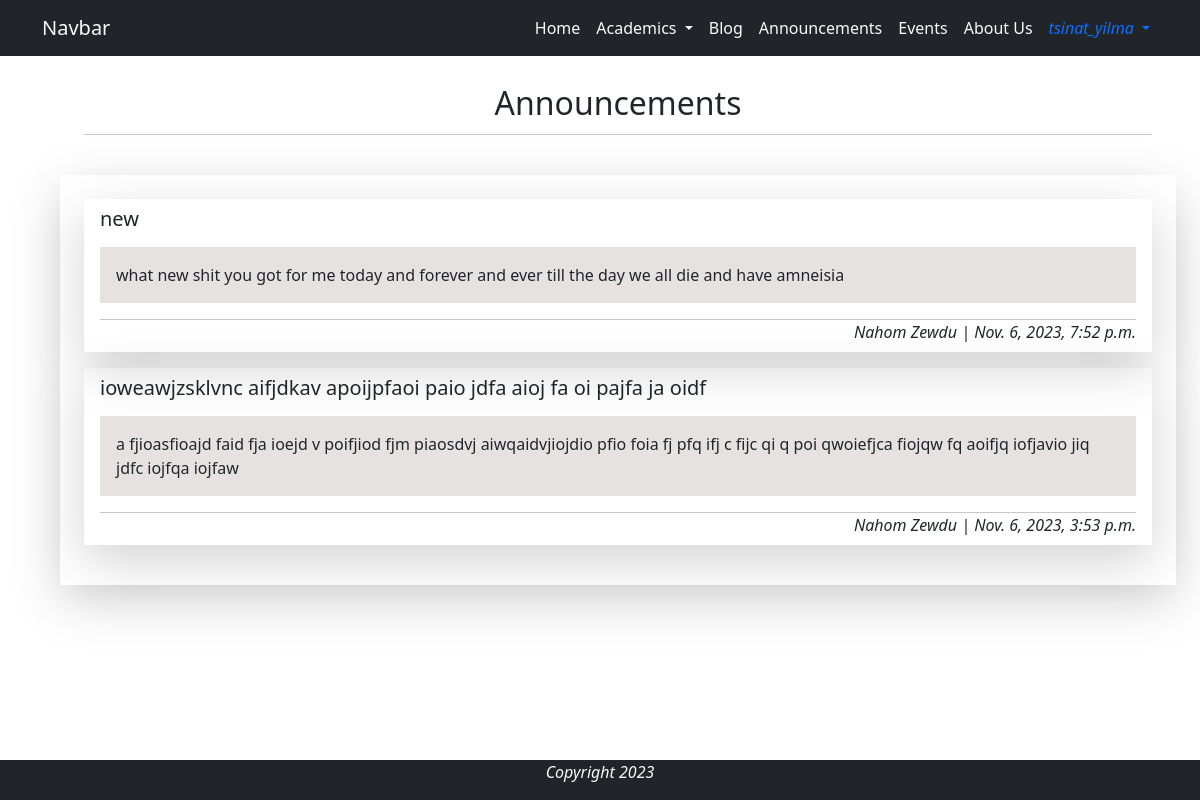
/announcement/ (signed in), run on the app's committed database.
### announcement/models.py (models this page shows)
class Announcement(models.Model):
    creator = models.ForeignKey(Staff, on_delete=models.CASCADE)
    title = models.CharField(max_length=70, null=False, blank=False)
    body = models.TextField(null=False, blank=False)
    timestamp = models.DateTimeField(auto_now_add=True)
    def __str__(self):
        return self.title

### base/models.py (models this page shows, shortened)
class Staff(models.Model):
    GENDER_CHOICES = [
        ('M', 'Male'),
        ('F', 'Female')
    ]
    user = models.OneToOneField(User, on_delete=models.CASCADE)
    name = models.CharField(max_length=44, null=True, blank=True)
    staff_id = models.CharField(max_length=6, editable=False, unique=True)
    gender = models.CharField(max_length=6, choices=GENDER_CHOICES, null=False, blank=False)
    phone = models.CharField(max_length=20, null=False, blank=False)
    def __str__(self):
        return self.name

### announcement/views.py (the view)
# urls.py: path('', views.AnnouncementList.as_view(), name='announcement'),
class AnnouncementList(LoginRequiredMixin, ListView):
    queryset = Announcement.objects.order_by('-timestamp')
    context_object_name = 'announcements'
    template_name = 'announcement/announcement.html'
    login_url = '/restricted/'

### announcement/templates/announcement/announcement.html (shortened to what this page needs)
{% extends 'base/base.html' %}
{% load static %}
{% block content %}
<div class="container mx-0 mx-sm-5">
    <div class="row m-4 d-flex justify-content-around">
        <h2 class="p-1 col-auto">Announcements</h2>
        <hr>
    </div>
    <div class="shadow-lg p-0 p-sm-4">
        {% if announcements.exists %}
            {% for i in announcements %}
                <div class="shadow-lg p-2 px-3 mb-3">
                    <h5 class="mb-3">{{i}}</h5>
                    <p class="announcement-body p-1 p-sm-3">
                        {{ i.body }}
                    </p>
                    <hr class="m-0">
                    <p class="text-end mb-0"><i>{{i.creator}} | {{ i.timestamp }}</i></p>
                </div>
            {% endfor %}
        {% else %}
            <h3 class="mt-5 text-center text-danger">No Announcements Yet!</h3>
        {% endif %}
    </div>
</div>
{% endblock %}

### base/templates/base/navigation.html (shortened to what this page needs)
<nav class="navbar sticky-top navbar-expand-lg bg-dark">
    <div class="container">
        <a class="navbar-brand text-light" href="{% url 'base:home' %}">Navbar</a>
        <div class="collapse navbar-collapse justify-content-end" id="navbarNav">
            <ul class="navbar-nav">
                <li class="nav-item">
                    <a class="nav-link text-light active text-light" aria-current="page" href="{% url 'base:home' %}">Home</a>
                </li>
                <li class="nav-item dropdown">
                    <a class="nav-link dropdown-toggle text-light" href="#" role="button" data-bs-toggle="dropdown" aria-expanded="false">
                    Academics
                    </a>
                </li>
                <li class="nav-item" data-bs-toggle="tooltip"  data-bs-placement="bottom" data-bs-title="Coming Soon...">
                    <a class="nav-link text-light" href="#">Blog</a>
                </li>
                {% if user.is_authenticated %}
                    <li class="nav-item">
                        <a class="nav-link text-light" href="{% url 'announcement:announcement' %}">Announcements</a>
                    </li>
                {% endif %}
                <li class="nav-item">
                    <a class="nav-link text-light" href="#">Events</a>
                </li>
                <li class="nav-item">
                    <a class="nav-link text-light" href="#">About Us</a>
                </li>
                {% if user.is_authenticated %}
                    <li class="nav-item dropdown">
                        <a class="nav-link text-primary dropdown-toggle" href="#" role="button" data-bs-toggle="dropdown" aria-expanded="false">
                            <i class="fa fa-user" aria-hidden="true"> {{user.username}} </i>
                        </a>
                    </li>
                {% endif %}
            </ul>
        </div>
    </div>
</nav>

### base/static/css/style.css (style rules this page uses)
.navbar-nav .nav-link { transition: 1s; }
.announcement-body { background-color: #e6e2e2; }

### data on the page
Announcement: title "new", body "what new shit you got for me today and forever and ever till the day we all die and have amneisia", creator "Nahom Zewdu", timestamp "Nov. 6, 2023, 7:52 p.m."
Announcement: title "ioweawjzsklvnc aifjdkav apoijpfaoi paio jdfa aioj fa oi pajfa ja oidf", body "a fjioasfioajd faid fja ioejd v poifjiod fjm piaosdvj aiwqaidvjiojdio pfio foia fj pfq ifj c fijc qi q poi qwoiefjca fiojqw fq aoifjq iofjavio jiq jdfc iojfqa iojfaw", creator "Nahom Zewdu", timestamp "Nov. 6, 2023, 3:53 p.m."

### other printed values
{{ user.username }} "tsinat_yilma"
